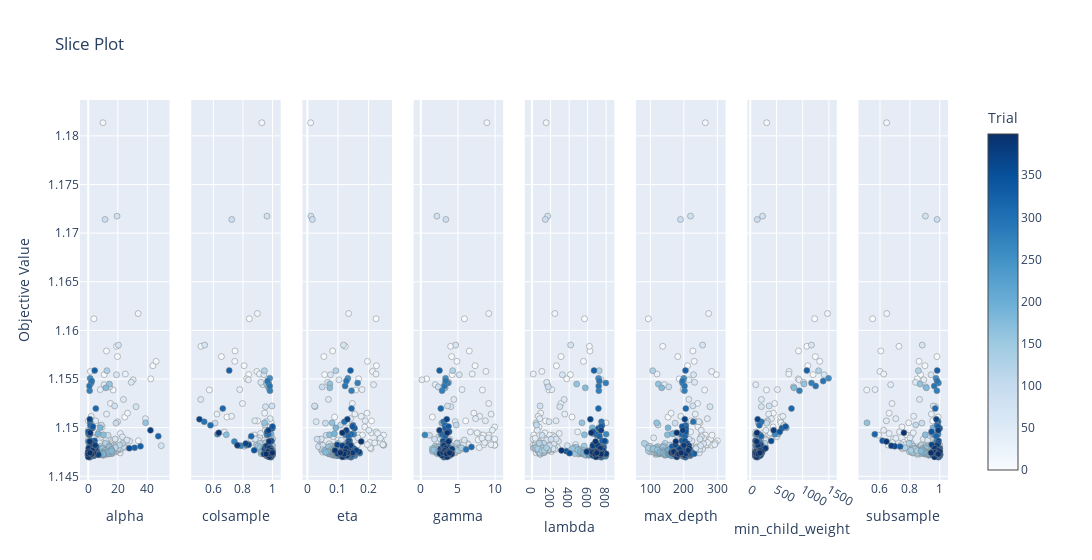

Notebook code for this chart:
### Code cell
op_viz.plot_slice(null_study)

### Figure 1 — Plotly figure (JSON) as saved in the notebook; plotly's stock layout.template omitted (floating-point values rounded to 4 significant figures; data arrays with more than 128 entries replaced by an {"elided": "..."} marker saying what was removed)
{"data": [{"marker": {"color": {"elided": "400 int values"}, "colorbar": {"title": {"text": "Trial"}, "x": 1, "xpad": 40}, "colorscale": [[0, "rgb(247,251,255)"], [0.125, "rgb(222,235,247)"], [0.25, "rgb(198,219,239)"], [0.375, "rgb(158,202,225)"], [0.5, "rgb(107,174,214)"], [0.625, "rgb(66,146,198)"], [0.75, "rgb(33,113,181)"], [0.875, "rgb(8,81,156)"], [1, "rgb(8,48,107)"]], "line": {"color": "Grey", "width": 0.5}, "showscale": true}, "mode": "markers", "name": "Feasible Trial", "showlegend": false, "type": "scatter", "x": {"elided": "400 float values"}, "xaxis": "x", "y": {"elided": "400 float values"}, "yaxis": "y"}, {"marker": {"color": {"elided": "400 int values"}, "colorbar": {"title": {"text": "Trial"}, "x": 1, "xpad": 40}, "colorscale": [[0, "rgb(247,251,255)"], [0.125, "rgb(222,235,247)"], [0.25, "rgb(198,219,239)"], [0.375, "rgb(158,202,225)"], [0.5, "rgb(107,174,214)"], [0.625, "rgb(66,146,198)"], [0.75, "rgb(33,113,181)"], [0.875, "rgb(8,81,156)"], [1, "rgb(8,48,107)"]], "line": {"color": "Grey", "width": 0.5}, "showscale": false}, "mode": "markers", "name": "Feasible Trial", "showlegend": false, "type": "scatter", "x": {"elided": "400 float values"}, "xaxis": "x2", "y": {"elided": "400 float values"}, "yaxis": "y2"}, {"marker": {"color": {"elided": "400 int values"}, "colorbar": {"title": {"text": "Trial"}, "x": 1, "xpad": 40}, "colorscale": [[0, "rgb(247,251,255)"], [0.125, "rgb(222,235,247)"], [0.25, "rgb(198,219,239)"], [0.375, "rgb(158,202,225)"], [0.5, "rgb(107,174,214)"], [0.625, "rgb(66,146,198)"], [0.75, "rgb(33,113,181)"], [0.875, "rgb(8,81,156)"], [1, "rgb(8,48,107)"]], "line": {"color": "Grey", "width": 0.5}, "showscale": false}, "mode": "markers", "name": "Feasible Trial", "showlegend": false, "type": "scatter", "x": {"elided": "400 float values"}, "xaxis": "x3", "y": {"elided": "400 float values"}, "yaxis": "y3"}, {"marker": {"color": {"elided": "400 int values"}, "colorbar": {"title": {"text": "Trial"}, "x": 1, "xpad": 40}, "colorscale": [[0, "rgb(247,251,255)"], [0.125, "rgb(222,235,247)"], [0.25, "rgb(198,219,239)"], [0.375, "rgb(158,202,225)"], [0.5, "rgb(107,174,214)"], [0.625, "rgb(66,146,198)"], [0.75, "rgb(33,113,181)"], [0.875, "rgb(8,81,156)"], [1, "rgb(8,48,107)"]], "line": {"color": "Grey", "width": 0.5}, "showscale": false}, "mode": "markers", "name": "Feasible Trial", "showlegend": false, "type": "scatter", "x": {"elided": "400 float values"}, "xaxis": "x4", "y": {"elided": "400 float values"}, "yaxis": "y4"}, {"marker": {"color": {"elided": "400 int values"}, "colorbar": {"title": {"text": "Trial"}, "x": 1, "xpad": 40}, "colorscale": [[0, "rgb(247,251,255)"], [0.125, "rgb(222,235,247)"], [0.25, "rgb(198,219,239)"], [0.375, "rgb(158,202,225)"], [0.5, "rgb(107,174,214)"], [0.625, "rgb(66,146,198)"], [0.75, "rgb(33,113,181)"], [0.875, "rgb(8,81,156)"], [1, "rgb(8,48,107)"]], "line": {"color": "Grey", "width": 0.5}, "showscale": false}, "mode": "markers", "name": "Feasible Trial", "showlegend": false, "type": "scatter", "x": {"elided": "400 float values"}, "xaxis": "x5", "y": {"elided": "400 float values"}, "yaxis": "y5"}, {"marker": {"color": {"elided": "400 int values"}, "colorbar": {"title": {"text": "Trial"}, "x": 1, "xpad": 40}, "colorscale": [[0, "rgb(247,251,255)"], [0.125, "rgb(222,235,247)"], [0.25, "rgb(198,219,239)"], [0.375, "rgb(158,202,225)"], [0.5, "rgb(107,174,214)"], [0.625, "rgb(66,146,198)"], [0.75, "rgb(33,113,181)"], [0.875, "rgb(8,81,156)"], [1, "rgb(8,48,107)"]], "line": {"color": "Grey", "width": 0.5}, "showscale": false}, "mode": "markers", "name": "Feasible Trial", "showlegend": false, "type": "scatter", "x": {"elided": "400 int values"}, "xaxis": "x6", "y": {"elided": "400 float values"}, "yaxis": "y6"}, {"marker": {"color": {"elided": "400 int values"}, "colorbar": {"title": {"text": "Trial"}, "x": 1, "xpad": 40}, "colorscale": [[0, "rgb(247,251,255)"], [0.125, "rgb(222,235,247)"], [0.25, "rgb(198,219,239)"], [0.375, "rgb(158,202,225)"], [0.5, "rgb(107,174,214)"], [0.625, "rgb(66,146,198)"], [0.75, "rgb(33,113,181)"], [0.875, "rgb(8,81,156)"], [1, "rgb(8,48,107)"]], "line": {"color": "Grey", "width": 0.5}, "showscale": false}, "mode": "markers", "name": "Feasible Trial", "showlegend": false, "type": "scatter", "x": {"elided": "400 int values"}, "xaxis": "x7", "y": {"elided": "400 float values"}, "yaxis": "y7"}, {"marker": {"color": {"elided": "400 int values"}, "colorbar": {"title": {"text": "Trial"}, "x": 1, "xpad": 40}, "colorscale": [[0, "rgb(247,251,255)"], [0.125, "rgb(222,235,247)"], [0.25, "rgb(198,219,239)"], [0.375, "rgb(158,202,225)"], [0.5, "rgb(107,174,214)"], [0.625, "rgb(66,146,198)"], [0.75, "rgb(33,113,181)"], [0.875, "rgb(8,81,156)"], [1, "rgb(8,48,107)"]], "line": {"color": "Grey", "width": 0.5}, "showscale": false}, "mode": "markers", "name": "Feasible Trial", "showlegend": false, "type": "scatter", "x": {"elided": "400 float values"}, "xaxis": "x8", "y": {"elided": "400 float values"}, "yaxis": "y8"}], "layout": {"title": {"text": "Slice Plot"}, "width": 2400, "xaxis": {"anchor": "y", "domain": [0, 0.1031], "title": {"text": "alpha"}}, "xaxis2": {"anchor": "y2", "domain": [0.1281, 0.2312], "title": {"text": "colsample"}}, "xaxis3": {"anchor": "y3", "domain": [0.2562, 0.3594], "title": {"text": "eta"}}, "xaxis4": {"anchor": "y4", "domain": [0.3844, 0.4875], "title": {"text": "gamma"}}, "xaxis5": {"anchor": "y5", "domain": [0.5125, 0.6156], "title": {"text": "lambda"}}, "xaxis6": {"anchor": "y6", "domain": [0.6406, 0.7438], "title": {"text": "max_depth"}}, "xaxis7": {"anchor": "y7", "domain": [0.7688, 0.8719], "title": {"text": "min_child_weight"}}, "xaxis8": {"anchor": "y8", "domain": [0.8969, 1], "title": {"text": "subsample"}}, "yaxis": {"anchor": "x", "domain": [0, 1], "title": {"text": "Objective Value"}}, "yaxis2": {"anchor": "x2", "domain": [0, 1], "matches": "y", "showticklabels": false}, "yaxis3": {"anchor": "x3", "domain": [0, 1], "matches": "y", "showticklabels": false}, "yaxis4": {"anchor": "x4", "domain": [0, 1], "matches": "y", "showticklabels": false}, "yaxis5": {"anchor": "x5", "domain": [0, 1], "matches": "y", "showticklabels": false}, "yaxis6": {"anchor": "x6", "domain": [0, 1], "matches": "y", "showticklabels": false}, "yaxis7": {"anchor": "x7", "domain": [0, 1], "matches": "y", "showticklabels": false}, "yaxis8": {"anchor": "x8", "domain": [0, 1], "matches": "y", "showticklabels": false}}}
